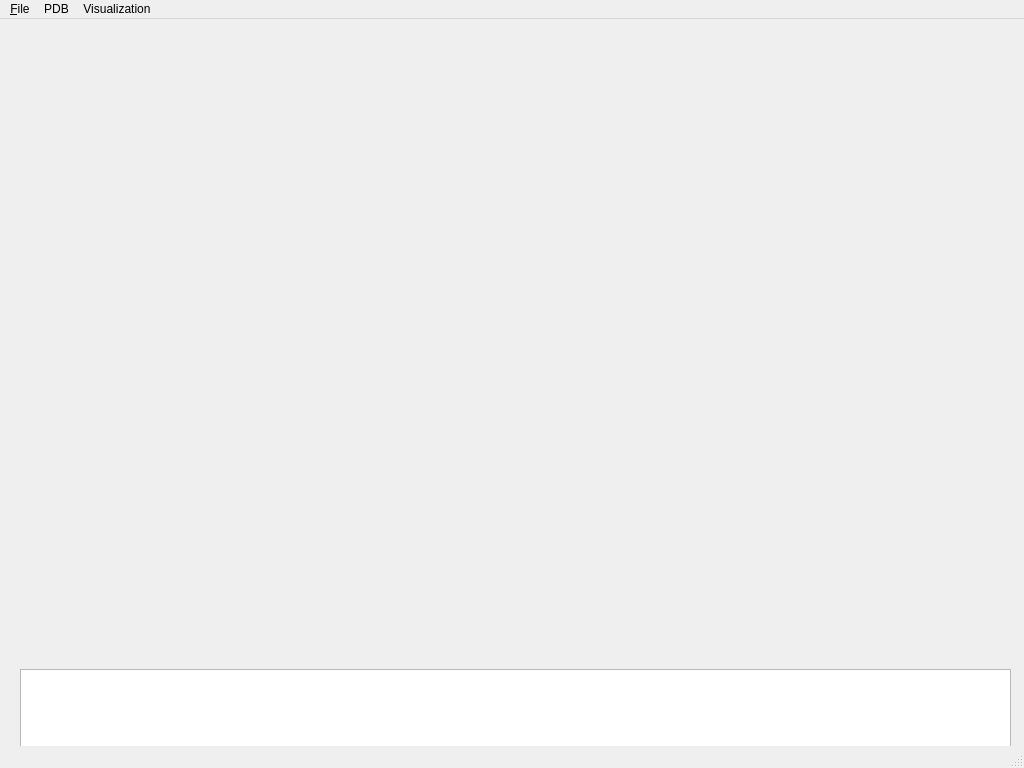
<?xml version="1.0" encoding="UTF-8"?>
<ui version="4.0">
 <class>UIVis</class>
 <widget class="QMainWindow" name="UIVis">
  <property name="geometry">
   <rect>
    <x>0</x>
    <y>0</y>
    <width>1024</width>
    <height>768</height>
   </rect>
  </property>
  <property name="windowTitle">
   <string>CSC8630 - Term Project</string>
  </property>
  <property name="dockOptions">
   <set>QMainWindow::AllowTabbedDocks|QMainWindow::AnimatedDocks</set>
  </property>
  <widget class="QWidget" name="centralwidget">
   <widget class="QTextBrowser" name="LogWindow">
    <property name="geometry">
     <rect>
      <x>20</x>
      <y>650</y>
      <width>991</width>
      <height>91</height>
     </rect>
    </property>
   </widget>
  </widget>
  <widget class="QMenuBar" name="menubar">
   <property name="geometry">
    <rect>
     <x>0</x>
     <y>0</y>
     <width>1024</width>
     <height>22</height>
    </rect>
   </property>
   <widget class="QMenu" name="menuFile">
    <property name="title">
     <string>&amp;File</string>
    </property>
    <addaction name="actionOpen"/>
    <addaction name="actionSave"/>
    <addaction name="actionExport"/>
    <addaction name="separator"/>
    <addaction name="actionQuit"/>
    <addaction name="separator"/>
   </widget>
   <widget class="QMenu" name="menuPDB">
    <property name="title">
     <string>PDB</string>
    </property>
   </widget>
   <widget class="QMenu" name="menuVisualization">
    <property name="title">
     <string>Visualization</string>
    </property>
   </widget>
   <addaction name="menuFile"/>
   <addaction name="menuPDB"/>
   <addaction name="menuVisualization"/>
  </widget>
  <widget class="QStatusBar" name="statusbar"/>
  <action name="actionOpen">
   <property name="text">
    <string>&amp;Open</string>
   </property>
  </action>
  <action name="actionSave">
   <property name="text">
    <string>&amp;Save</string>
   </property>
  </action>
  <action name="actionExport">
   <property name="text">
    <string>&amp;Export</string>
   </property>
  </action>
  <action name="actionQuit">
   <property name="text">
    <string>&amp;Quit</string>
   </property>
  </action>
 </widget>
 <resources/>
 <connections/>
</ui>
